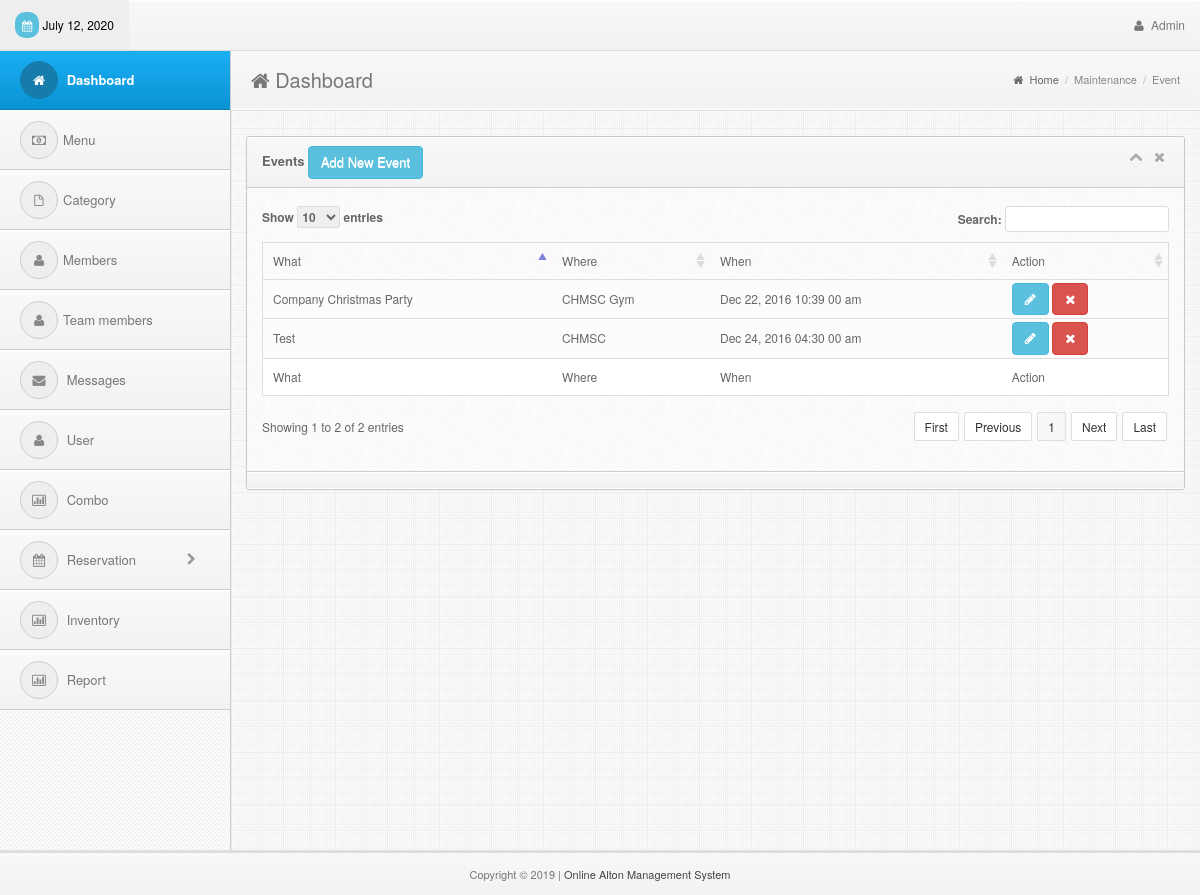
The page /admin/event.php (signed in) on the database its author committed.
### tables this page shows
CREATE TABLE `event` (
  `event_id` int(11) NOT NULL AUTO_INCREMENT,
  `event_what` varchar(500) NOT NULL,
  `event_date` date NOT NULL,
  `event_time` time NOT NULL,
  `event_where` varchar(100) NOT NULL,
  PRIMARY KEY (`event_id`)
);

### admin/event.php (the view, shortened to what this page needs)
<!DOCTYPE html>
<html lang="en">
<head>
  <?php include('../includes/links.php');?>
</head>
<body>
<div class="navbar navbar-fixed-top bs-docs-nav" role="banner">
    <div class="conjtainer">
      <?php include('../includes/topbar.php');?>
    </div>
  </div>
<div class="content" style="margin-top:10px">
    <?php include('../includes/sidebar.php');?>
    <div class="mainbar">
      <div class="page-head">
        <h2 class="pull-left"><i class="fa fa-home"></i> Dashboard</h2>
        <div class="bread-crumb pull-right">
          <a href="index.html"><i class="fa fa-home"></i> Home</a>
          <span class="divider">/</span>
          <a href="#" class="bread-current">Maintenance</a>
          <span class="divider">/</span>
          <a href="#" class="bread-current">Event</a>
        </div>
        <div class="clearfix"></div>
      </div>
      <div class="matter">
        <div class="container">
          <div class="row">
            <div class="col-md-12">
              <div class="widget">
                <div class="widget-head">
                  <div class="pull-left"> Events
                    <a href="#addModal" class="btn btn-info" data-toggle="modal">Add New Event</a>
                  </div>
                  <div class="widget-icons pull-right">
                    <a href="#" class="wminimize"><i class="fa fa-chevron-up"></i></a>
                    <a href="#" class="wclose"><i class="fa fa-times"></i></a>
                  </div>
                  <div class="clearfix"></div>
                </div>
                <div class="widget-content">
                  <div class="padd">
              <div class="page-tables">
                <div class="table-responsive">
                  <table cellpadding="0" cellspacing="0" border="0" id="data-table" width="100%">
                    <thead>
                      <tr>
                        <th>What</th>
                        <th>Where</th>
                        <th>When</th>
                        <th>Action</th>
                      </tr>
                    </thead>
                    <tbody>
<?php
include('../includes/dbcon.php');
    $query=mysqli_query($con,"select * from event order by event_date,event_time desc")or die(mysqli_error($con));
      while ($row=mysqli_fetch_array($query)){
        $id=$row['event_id'];
        $what=$row['event_what'];
        $where=$row['event_where'];
        $date=$row['event_date'];
        $time=$row['event_time'];
?>
                      <tr>
                        <td><?php echo $what;?></td>
                        <td><?php echo $where;?></td>
                        <td><?php echo date("M d, Y",strtotime($date))." ".date("h:i s a",strtotime($time));?></td>
                        <td>
                              <a href="#update" class="btn btn-info" data-target="#update<?php echo $id;?>" data-toggle="modal">
                                <i class="fa fa-pencil"></i>
                              </a>
                            <a href="#delete" class="btn btn-danger" data-target="#delete<?php echo $id;?>" data-toggle="modal">
                                <i class="fa fa-times"></i>
                              </a>
                        </td>
                      </tr>
<?php }?>
                    </tbody>
                    <tfoot>
                      <tr>
                        <th>What</th>
                        <th>Where</th>
                        <th>When</th>
                        <th>Action</th>
                      </tr>
                    </tfoot>
                  </table>
                  <div class="clearfix"></div>
                </div>
                </div>
              </div>
                  </div>
                  <div class="widget-foot">
                  </div>
                </div>
              </div>
            </div>
          </div>
        </div>
      </div>
    </div>
<?php include('../includes/footer.php');?>
</body>
</html>

### admin/css/style.css (style rules this page uses)
body { font-size: 12px; line-height: 22px; color: #666; border-top: 3px solid #eee; background:#343434 url("../img/back.png") repeat; padding-top: 37px; -webkit-font-smoothing: antialiased; }
h1,h2,h3,h4,h5,h6 { padding: 2px 0px; margin: 2px 0px; color: #777; }
h2 { font-size: 25px; line-height: 35px; }
a { color: #026b9c; }
.navbar * { font-weight: normal !important; text-shadow:none !important; }
.navbar { background-color: #f8f8f8; background: -webkit-gradient(linear, left top, left bottom, from(#f8f8f8), to(#f2f2f2)); background: -webkit-linear-gradient(top, #f8f8f8, #f2f2f2); background: -moz-linear-gradient(top, #f8f8f8, #f2f2f2); background: -ms-linear-gradient(top, #f8f8f8, #f2f2f2); background: -o-linear-gradient(top, #f8f8f8, #f2f2f2); background: linear-gradient(top, #f8f8f8, #f2f2f2); border-bottom: 1px solid #ddd; box-shadow: inset 0px 1px 1px #fff; }
.mainbar { position: relative; margin-left: 230px; margin-right: 0px; width: auto; background:#eee url("../img/main-back.png") repeat; border-left: 1px solid #ccc; z-index: 50; min-height: 800px; }
.mainbar .container { max-width:100% !important; width: 100% !important; }
.page-tables #data-table { margin-bottom: 20px; }
.page-tables #data-table { border:1px solid #ddd; }
.page-tables table#data-table thead th { padding:7px 10px; font-weight:normal; border-bottom:0px; }
.page-tables table#data-table tfoot th { border-top:1px solid #ddd; padding:7px 10px; font-weight:normal; background:#fff; }
.page-tables table#data-table td { background:#fcfcfc; border-top:1px solid #ddd; }
.mainbar .page-head { background-color: #f8f8f8; background: -webkit-gradient(linear, left top, left bottom, from(#f8f8f8), to(#f2f2f2)); background: -webkit-linear-gradient(top, #f8f8f8, #f2f2f2); background: -moz-linear-gradient(top, #f8f8f8, #f2f2f2); background: -ms-linear-gradient(top, #f8f8f8, #f2f2f2); background: -o-linear-gradient(top, #f8f8f8, #f2f2f2); background: linear-gradient(top, #f8f8f8, #f2f2f2); padding: 8px 20px; border-bottom: 1px solid #fff; box-shadow: inset 0px 1px 1px #fff; }
.mainbar .page-head h2 { font-weight: normal; font-size: 20px; }
.mainbar .bread-crumb { font-size: 11px; margin-top: 10px; color: #aaa; }
.mainbar .bread-crumb i { margin-right: 3px; }
.mainbar .bread-crumb .divider { margin: 0px 3px; }
.mainbar .bread-crumb a { color: #666; }
.mainbar .bread-crumb a.bread-current { color: #888; }
.mainbar .matter { border-top: 1px solid #ddd; padding: 15px 0px; }
.widget { border: 1px solid #c9c9c9; border-radius: 3px; margin-top: 10px; margin-bottom: 20px; background: #fafafa url('../img/cream.png') repeat; }
.widget .padd, .modal-body { padding: 13px 15px; }
.widget .widget-head,.modal-header { background-color: #f8f8f8; background: -webkit-gradient(linear, left top, left bottom, from(#f8f8f8), to(#f2f2f2)); background: -webkit-linear-gradient(top, #f8f8f8, #f2f2f2); background: -moz-linear-gradient(top, #f8f8f8, #f2f2f2); background: -ms-linear-gradient(top, #f8f8f8, #f2f2f2); background: -o-linear-gradient(top, #f8f8f8, #f2f2f2); background: linear-gradient(top, #f8f8f8, #f2f2f2); border-top-right-radius: 3px; border-top-left-radius: 3px; text-shadow:0px 1px #fff; border-bottom: 1px solid #ccc; border-top: 1px solid #fff; color: #666; font-size: 13px; font-weight: bold; padding: 8px 15px; }
.widget .widget-head .widget-icons i { font-size: 14px; margin: 0px 4px; }
.widget .widget-head .widget-icons a { color: #aaa; }
.widget .widget-foot, .modal-footer { background-color: #f8f8f8; background: -webkit-gradient(linear, left top, left bottom, from(#f8f8f8), to(#f2f2f2)); background: -webkit-linear-gradient(top, #f8f8f8, #f2f2f2); background: -moz-linear-gradient(top, #f8f8f8, #f2f2f2); background: -ms-linear-gradient(top, #f8f8f8, #f2f2f2); background: -o-linear-gradient(top, #f8f8f8, #f2f2f2); background: linear-gradient(top, #f8f8f8, #f2f2f2); border-bottom-right-radius: 3px; border-bottom-left-radius: 3px; text-shadow:0px 1px #fff; border-bottom: 1px solid #fff; border-top: 1px solid #ccc; padding: 8px 15px; font-size: 12px; color: #555; box-shadow: inset 0px 1px 1px #fff; }

### rows shown on the page
event: event_what "Company Christmas Party", event_where "CHMSC Gym", event_date "Dec 22, 2016", event_time "10:39 00 am"
event: event_what "Test", event_where "CHMSC", event_date "Dec 24, 2016", event_time "04:30 00 am"
